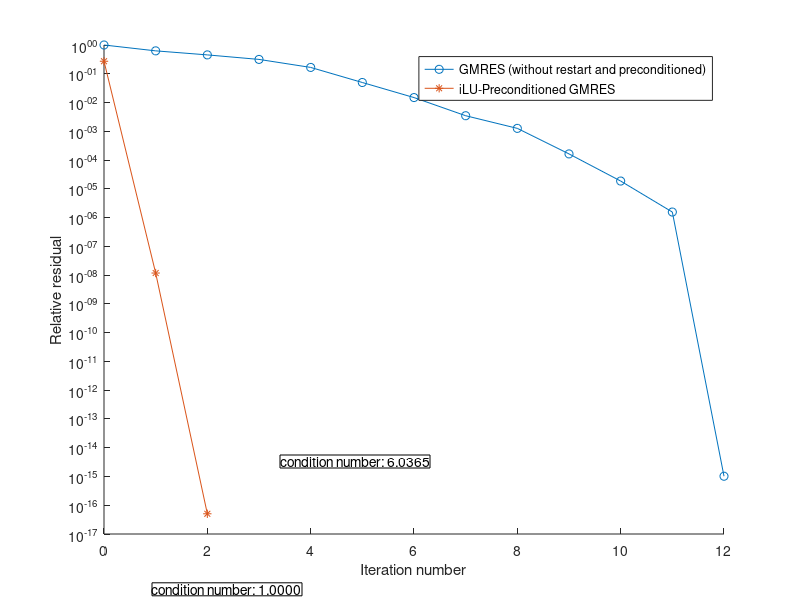

This chart was generated by the following MATLAB code:
clc;
clear all;

a1 = 2;
a2 = 3;
b1 = 3.9;
b2 = 1;
h = 1;

n = 12;
A = zeros(n,n);

%C
for i = 1:n
    A(i,i) = 2*a1+2*a2;
end

%E
for i = 1:n-1
    if i == 4 || i ==8
        A(i,i+1) = 0;
    else
        A(i,i+1) = (b1*h)/2 - a1;
    end
end

%W    
for i = 1:n-1
    if i == 4 || i ==8
        A(i,i+1) = 0;
    else
        A(i+1,i) = (-a1)-(b1*h)/2;
    end
end

%N
for i = 1:n-4
    A(i,i+4) = (b2*h)/2 - a2;
end

%S
for i = 1:n-4
    A(i+4,i) = (-b2*h)/2 - a2;
end

%set linear systems Ax=b
b = zeros(n,1);
for i = 1 : n/2
    b(i,1) = 1;
end

%gmres

tol = 1e-12;
maxit = 12;
[x0,fl0,rr0,it0,rv0] = gmres(A,b,[],tol,maxit);

gm = cond(A) %condtion number of A when doing gmres solving the Ax=b 

%ilu preconditioned gmres
B = sparse(A);
[L,U] = ilu(B,struct('type','ilutp','droptol',1e-6));
[x1,fl1,rr1,it1,rv1] = gmres(B,b,[],tol,maxit,L,U);
lu=full(L)*full(U);
precond_gm = cond((lu)^(-1)*B) %condition number after add ilu preconditioner

hold on
%plot gmres
semilogy(0:maxit,rv0/norm(b),'-o');
dim = [.35 .22 .3 .3];
str = {'condition number: 6.0365'};
annotation('textbox',dim,'String',str,'FitBoxToText','on');

%plot preconditioned gmres
semilogy(0:it1(2),rv1/norm(b),'-*');
dim = [.19 .007 .3 .18];
str = {'condition number: 1.0000'};
annotation('textbox',dim,'String',str,'FitBoxToText','on');

xlabel('Iteration number');
ylabel('Relative residual');
legend('GMRES (without restart and preconditioned)','iLU-Preconditioned GMRES');
